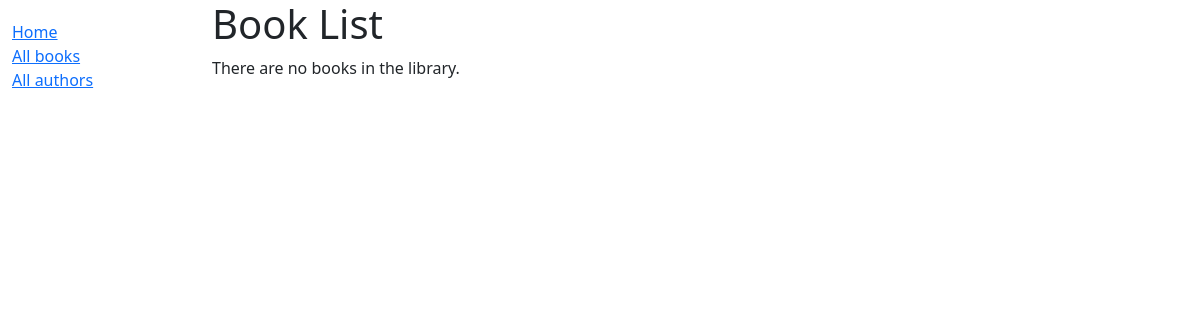
/catalog/books/, run on an earlier commit of the app's database.
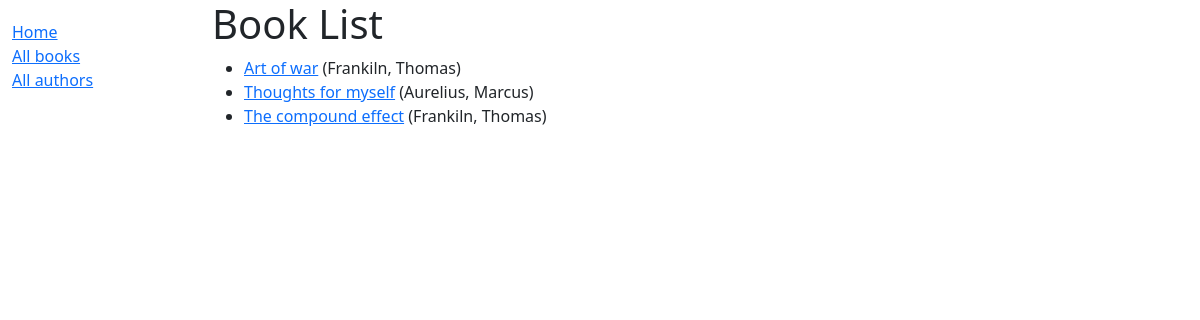
And on a later commit of the database.
### catalog/models.py (models this page shows, shortened)
class Book(models.Model):
    title = models.CharField(max_length=200)
    author = models.ForeignKey("Author", on_delete=models.SET_NULL, null=True)
    summary = models.TextField(
        max_length=1000, help_text="Enter a brief description of the book"
    )
    isbn = models.CharField(
        "ISBN",
        max_length=13,
        unique=True,
        help_text='13 Character <a href="https://www.isbn-international.org/content/what-isbn">ISBN number</a>',
    )
    genre = models.ManyToManyField(Genre, help_text="Select a genre for this book")
    language = models.ForeignKey(Language, on_delete=models.SET_NULL, null=True)
    def get_absolute_url(self):
        return reverse("book-detail", args=[str(self.id)])
    def display_genre(self):
        """Create a string for the Genre. This is required to display genre in Admin."""
        return ", ".join(genre.name for genre in self.genre.all()[:3])
    display_genre.short_description = "Genre"

class Author(models.Model):
    first_name = models.CharField(max_length=100)
    last_name = models.CharField(max_length=100)
    date_of_birth = models.DateField(null=True, blank=True)
    date_of_death = models.DateField("Died", null=True, blank=True)
    class Meta:
        ordering = ["last_name",]
    def __str__(self):
        return f"{self.last_name}, {self.first_name}"

### catalog/views.py (the view)
# urls.py: path("books/", views.BookListView.as_view(), name="books"),
class BookListView(generic.ListView):
    model = Book
    paginate_by = 5

### catalog/templates/catalog/book_list.html
{% extends "base.html" %}
{% block content %}
<h1>Book List</h1>
{% if book_list %}
<ul>
    {% for book in book_list %}
    <li>
        <a href="{{ book.get_absolute_url }}">{{ book.title }}</a> ({{book.author}})
    </li>
    {% endfor %}
</ul>
{% else %}
<p>There are no books in the library.</p>
{% endif %}
{% endblock %}

### catalog/templates/base.html (shortened to what this page needs)
<!DOCTYPE html>
<html lang="en">
<head>
    <link href="https://cdn.jsdelivr.net/npm/bootstrap@5.1.3/dist/css/bootstrap.min.css" rel="stylesheet"
>
    {% load static %}
    <link rel="stylesheet" href="{% static 'css/styles.css' %}">
</head>
<body>
    <div class="container-fluid">
        <div class="row">
            <div class="col-sm-2">
                {% block sidebar %}
                <ul class="sidebar-nav">
                    <li><a href="{% url 'index' %}">Home</a></li>
                    <li><a href="{% url 'books' %}">All books</a></li>
                    <li><a href="{% url 'authors' %}">All authors</a></li>
                </ul>
                {% endblock %}
            </div>
            <div class="col-sm-10 ">{% block content %}{% endblock %}</div>
        </div>
    </div>
</body>
</html>

### catalog/static/css/styles.css (style rules this page uses)
.sidebar-nav { margin-top: 20px; padding: 0; list-style: none; }

What changed in the data, as far as the page shows it:
added Book: title "Art of war", author "Frankiln, Thomas"
added Book: title "Thoughts for myself", author "Aurelius, Marcus"
added Book: title "The compound effect", author "Frankiln, Thomas"
Also different on the page:
text no longer shown: "There are no books in the library."
